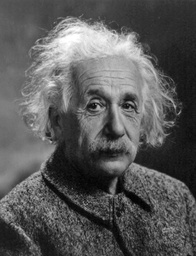
#> input picture 003 - 2D Geometric Transformation/images/albert-einstein-gray.jpg, 196 x 256 px, shrunk from 728 x 949 before the run, found by its file name
$ jupyter execute shear-image.ipynb   (shell and % lines are left out)
#> lines starting #> are read from the running program, lines starting #| are printed output that depends on the picture
[cell 1]
import cv2
import numpy as np
import matplotlib.pyplot as plt

[cell 2]
imgGray = cv2.imread('/home/thura/Desktop/computer-vision-and-DL/CV-course1/2- 2D-scaling-Transformation/images/albert-einstein-gray.jpg', cv2.IMREAD_GRAYSCALE)
#> imgGray is the input picture: shape (256, 196); min 0, max 255, mean 89.4

[cell 3]
numRows = imgGray.shape[0]
#> numRows = 256
numCols = imgGray.shape[1]
#> numCols = 196

[cell 4]
def f_bilinearInterpolate(r, c, I):
    lc = int(c)
    rc = lc + 1
    wr = c - lc
    wl = rc - c
    tr = int(r)
    br = tr + 1
    wt = br - r
    wb = r - tr
    if tr >= 0 and br < I.shape[0] and lc >= 0 and rc < I.shape[1]: # check interpolation pt is in the image
        a = wl * I[tr, lc] + wr * I[tr, rc]
        b = wl * I[br, lc] + wr * I[br, rc]
        g = a * wb + b * wt
        return np.uint8(g)
    else:
        return 0

[cell 5]
def f_getExtents(T,rMax,cMax):
    Cords = np.array([[0,0],[0,cMax-1],[rMax-1,0],[rMax-1,cMax-1]])
    A_dash = T.dot(Cords.T)
    mins = A_dash.min(axis=1)
    maxs = A_dash.max(axis=1)
    minR = np.int64(np.floor(mins[0]))
    minC = np.int64(np.floor(mins[1]))
    maxR = np.int64(np.ceil(maxs[0]))
    maxC = np.int64(np.ceil(maxs[1]))
    H,W = maxR-minR+1, maxC-minC+1
    return minR,minC,maxR,maxC,H,W

[cell 6]
def f_transform(T,I_gray):
    rMax,cMax = I_gray.shape[0],I_gray.shape[1]
    minR,minC,maxR,maxC,H,W = f_getExtents(T,rMax,cMax)
    I2 = np.zeros((H,W),dtype='uint8')
    Tinv = np.linalg.inv(T)
    for new_i in range(minR,maxR):
        for new_j in range(minC,maxC):
            P_dash = np.array([new_i,new_j])
            P = Tinv.dot(P_dash)
            i , j = P[0] , P[1]
            if i < 0 or i>=numRows or j<0 or j>=numCols:
                pass
            else:
                g = f_bilinearInterpolate(i,j,I_gray)
                I2[new_i-minR,new_j-minC] = g
    return I2

[cell 7]
k = 0.5
T0 = np.array([[1, 0], [k, 1]]) # direction - x/ column
T1 = np.array([[1, k], [0, 1]]) # direction - y/ row
I_shear = f_transform(T0, imgGray)
#> the loop in f_transform, `for new_i in range(minR,maxR):` made 255 passes
#> after the loop in f_transform, `for new_i in range(minR,maxR):`:
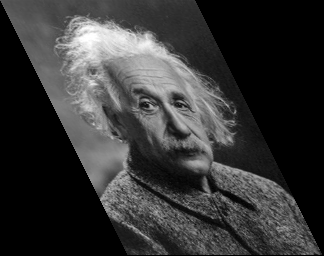
#> I2: shape (256, 324); min 0, max 255, mean 53.7
